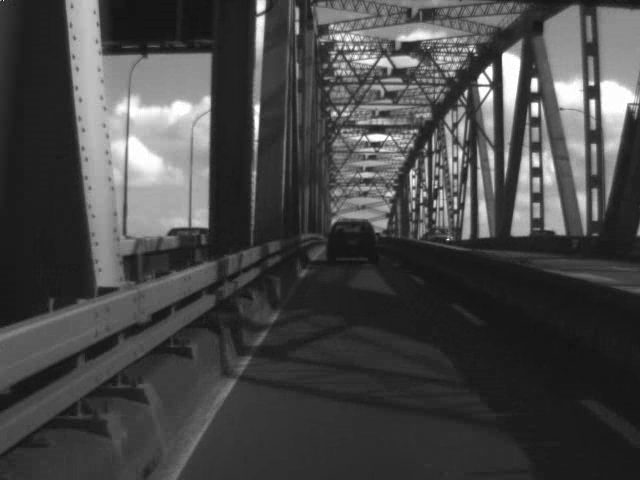
#> input picture frame 39 of barriers.avi, 640 x 480 px
$ python curves.py
#> lines starting #> are read from the running program, lines starting #| are printed output that depends on the picture
#Kyle M. Medeiros
#CAP 4410
#2/15/2018

#importing some useful packages
import matplotlib.pyplot as plt
import matplotlib.image as mpimg
import numpy as np
import cv2
import math


def nothing(*arg):
	pass

def track(wName):
#> called with wName = 'window'
	trackName1 = "Contrast"
	trackName2 = "Brightness"
	cv2.namedWindow(wName)
	cv2.createTrackbar(trackName1, wName, 100,300,nothing)
	cv2.createTrackbar(trackName2, wName, 0,100,nothing)
	cap = cv2.VideoCapture('barriers.avi')
	frame_count = 0
	numImagesMade = 0
	#main loop
	while True:
		ret,frame = cap.read()
#> frame is the input picture: shape (480, 640, 3); min 2, max 255, mean 70.7
		frame_count+=1

		#Process Trackbars
		trackPos1 = cv2.getTrackbarPos(trackName1, wName)/100
		trackPos2 = int(cv2.getTrackbarPos(trackName2, wName))-50

		black_img = np.zeros(frame.shape, np.uint8)


		contmask = cv2.add(black_img, np.array([float(trackPos1)]))
#> black_img: shape (480, 640, 3); every value is 0

		brightmask = cv2.add(black_img, np.array([float(trackPos2)]))
		mult_img= cv2.multiply(frame,contmask)
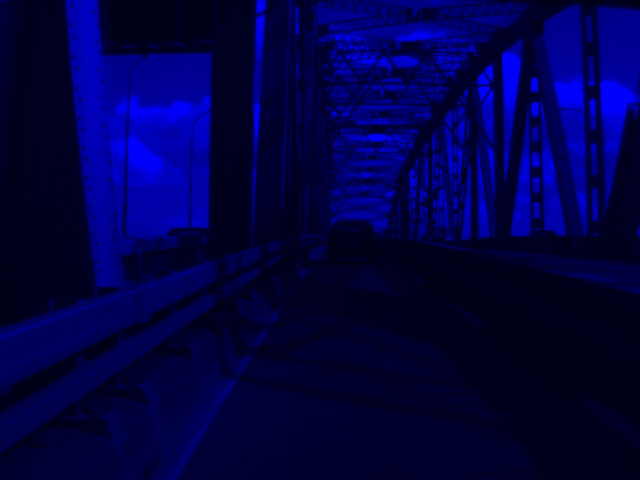
#> mult_img: shape (480, 640, 3); mean B, G, R 70.7, 0, 0
		result = cv2.add(mult_img, brightmask)


		#This will reset the video loop when the last frame is reached
		#and also save the last frame of the video as an output image
		if frame_count == cap.get(cv2.CAP_PROP_FRAME_COUNT):
			numImagesMade+=1
			frame_count = 0
			cv2.imwrite('output'+str(numImagesMade)+'.png',result)
			cap.set(cv2.CAP_PROP_POS_FRAMES,0)


		#Display a histogram that continuously updates per each frame
		'''
		hist_img = cv2.cvtColor(result, cv2.COLOR_BGR2GRAY)
		hist = cv2.calcHist([hist_img], [0], None, [256], [0, 256])
		fig = plt.figure()
		plt.title("grayscale histogram")
		plt.plot(hist)
		plt.xlim([0, 256])

		#uncomment this in order to see a histogram of the frame plotted
		#each time, however it will essentially disable the live video updating
		#as plt.show() waits for a user to exit the plot.
		#plt.show()


		'''
		cv2.imshow(wName, result)

		ch = cv2.waitKey(5)
#> (key Esc is pressed here)
		if(ch == 27):
			break

	cv2.destroyAllWindows()
	return 1


track("window")

$ run again, starting later in the video
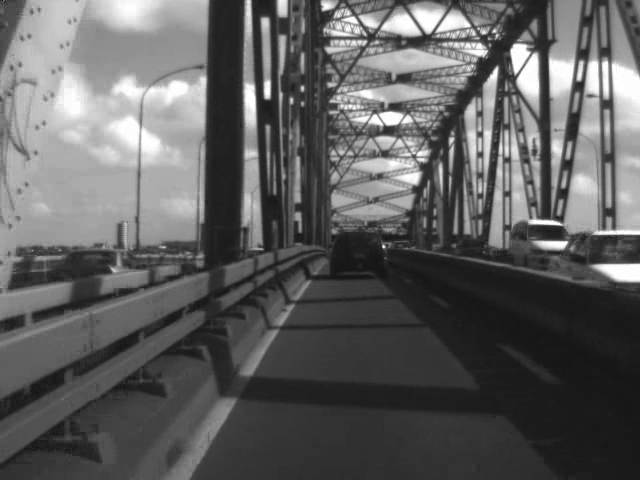
#> input picture frame 179 of barriers.avi, 640 x 480 px
#> in track, frame is the input picture: shape (480, 640, 3); min 13, max 255, mean 94.9
#> black_img: shape (480, 640, 3); every value is 0
#> in track, `mult_img= cv2.multiply(frame,contmask)`:
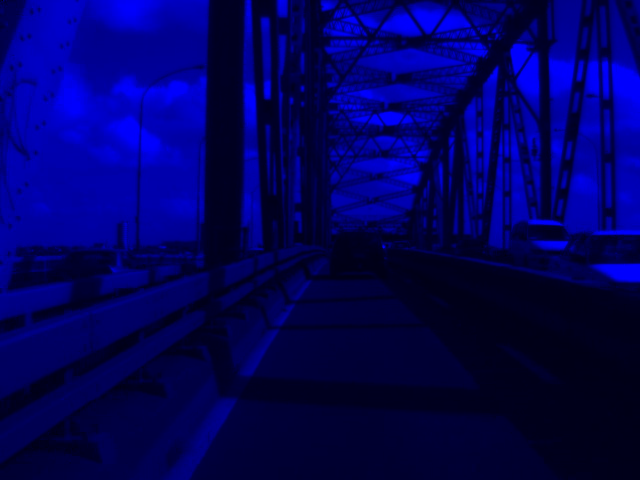
#> mult_img: shape (480, 640, 3); mean B, G, R 94.9, 0, 0

$ run again, starting later in the video
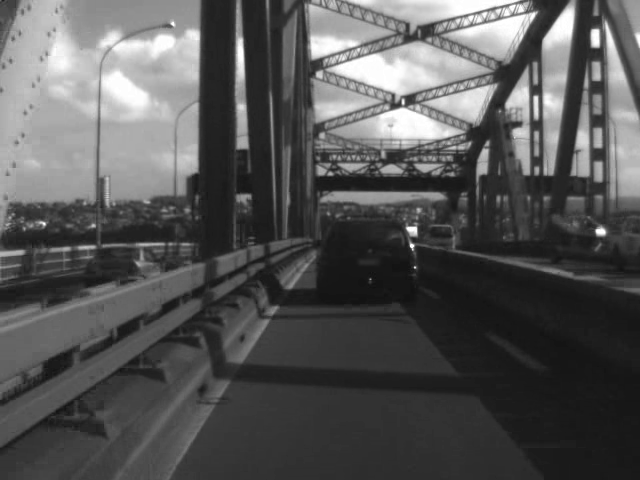
#> input picture frame 319 of barriers.avi, 640 x 480 px
#> in track, frame is the input picture: shape (480, 640, 3); min 16, max 255, mean 85.8
#> black_img: shape (480, 640, 3); every value is 0
#> in track, `mult_img= cv2.multiply(frame,contmask)`:
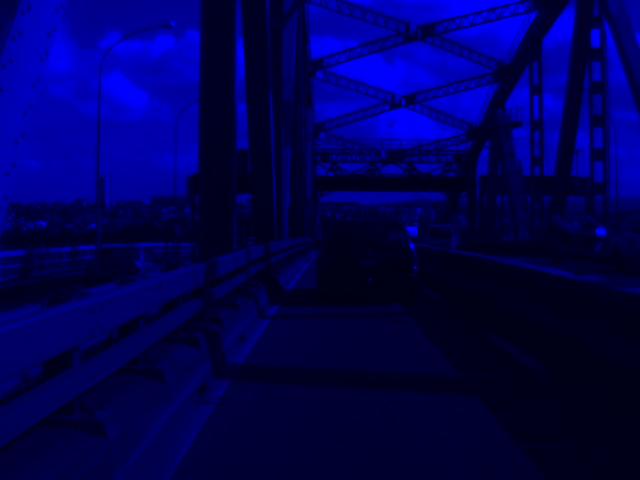
#> mult_img: shape (480, 640, 3); mean B, G, R 85.8, 0, 0
